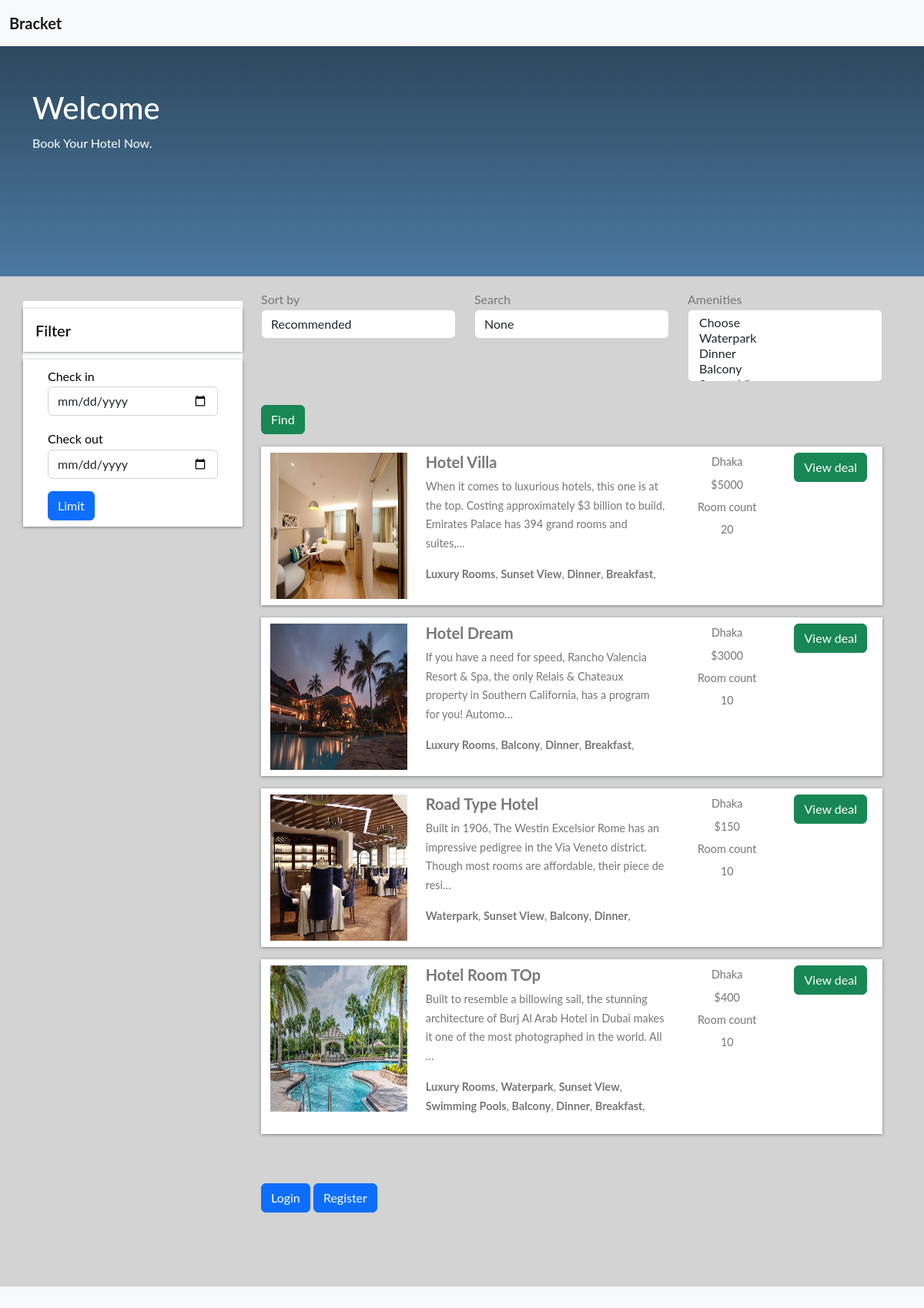
The page / on the database its author committed.
### home/models.py (models this page shows, shortened)
class BaseModel(models.Model):
    uid = models.UUIDField(default=uuid.uuid4   , editable=False , primary_key=True)
    created_at = models.DateField(auto_now_add=True)
    updated_at = models.DateField(auto_now_add=True)
    class Meta:
        abstract = True

class Hotel(BaseModel):
    hotel_name= models.CharField(max_length=100)
    hotel_price = models.IntegerField()
    description = models.TextField()
    amenities = models.ManyToManyField(Amenities)
    room_count = models.IntegerField(default=10)

class HotelImages(BaseModel):
    hotel= models.ForeignKey(Hotel ,related_name="images", on_delete=models.CASCADE)
    images = models.ImageField(upload_to="hotels")

class Amenities(BaseModel):
    amenity_name = models.CharField(max_length=100)

### home/views.py (the view)
# urls.py: path('', home , name='home'),
def home(request):
    amenities_objs = Amenities.objects.all()
    hotels_objs = Hotel.objects.all()
    sort_by = request.GET.get('sort_by')
    search = request.GET.get('search')
    amenities = request.GET.getlist('amenities')
    print(amenities)
    if sort_by:
        if sort_by == 'ASC':
            hotels_objs = hotels_objs.order_by('hotel_price')
        elif sort_by == 'DSC':
            hotels_objs = hotels_objs.order_by('-hotel_price')
    if search:
        hotels_objs = hotels_objs.filter(
            Q(hotel_name__icontains = search) |
            Q(description__icontains = search) )
    if len(amenities):
        hotels_objs = hotels_objs.filter(amenities__amenity_name__in = amenities).distinct()
    context = {'amenities_objs' : amenities_objs , 'hotels_objs' : hotels_objs , 'sort_by' : sort_by
    , 'search' : search , 'amenities' : amenities}
    return render(request , 'home.html' ,context)

### home/templates/home.html (shortened to what this page needs)
{% extends "base.html" %}
{%  block start %}
<section class="colorful jumbotron mb-0" role="banner">
    <nav class="navbar navbar-expand-lg justify-content-between navbar-dark" role="navigation">
        <div class="navbar-brand">
            <a href="index.html">
                <em>.</em>
            </a>
        </div>
    </nav>
    <div class="container hotels-container">
        <div class="row mt-2 justify-content-between">
            <div class="col-md-8 text-white align-self-center mb-2 p-4">
                <h1>Welcome</h1>
                <span class=""> Book Your Hotel Now.
                </span>
            </div>
        </div>
    </div>
</section>
<section class="search-container mb-5 pb-5">
    <div class="container">
        <div class="row">
            <div class="col-lg-3">
                <div class="row mt-2 justify-content-between">
                    <div class="filter-card">
                        <h5>Filter</h5>
                        <form action="#">
                            <div class="row form-group">
                                <div class="col-md-12">
                                    <label for="mintopay">Check in</label>
                                    <p>
                                        <input type="date" name="checkin" id="checkin" class="form-control">
                                    </p>
                                </div>
                                <div class="col-md-12">
                                    <label for="maxtopay">Check out</label>
                                    <p>
                                        <input type="date" name="checkout" id="checkout" class="form-control">
                                    </p>
                                </div>
                            </div>
                            <div class="row form-group">
                                <div class="col-md-12">
                                    <input type="submit" class="btn btn-primary btn-block" value="Limit">
                                </div>
                            </div>
                        </form>
                    </div>
                </div>
            </div>
            <div class="col-lg-9  px-4 mb-5">
                <form>
                <div class="row mt-3">
                    <div class="col-md-4">
                    <div class="form-inline">
                        <label class="" for="exampleFormControlSelect1">Sort by</label>
                        <select class="form-control" name="sort_by" id="exampleFormControlSelect1">
                            <option value="">Recommended</option>
                        </select>
                    </div>
                    </div>
                    <div class="col-md-4">
                        <div class="form-inline">
                            <label class="" for="exampleFormControlSelect1">Search</label>
                            <input name="search" class="form-control" value="{{search}}" placeholder="Search">
                        </div>
                    </div>
                    <div class="col-md-4">
                        <div class="form-inline">
                           <label class="" for="exampleFormControlSelect1">Amenities</label>
                            <select name="amenities" class="form-control" multiple>
                            <option value="">Choose</option>
                            {% for amenities_obj in amenities_objs %}
                            <option {% if amenities_obj.amenity_name in amenities  %} selected {%endif%}value="{{amenities_obj.amenity_name}}">{{amenities_obj.amenity_name}}</option>
                                {% endfor %}
                        </select>
                        </div>
                    </div>
                    <div class="col-md-4">
                            <button style="margin-top: 30px;" type="submit" class="btn btn-success">Find</button>
                        </div>
                </div>
                </form>
                {% for hotels_obj in hotels_objs %}
                <div class="row search-card-result">
                    <div class="col-md-3">
                    <a href="/hotel-detail/{{hotels_obj.uid}}">
                        <img class="img-fluid" src="/media/{{hotels_obj.images.first.images}}" alt="Card image cap">
                    </a></div>
                    <div class="col-md-5">
                        <h5>{{hotels_obj.hotel_name}}</h5>
                        <p>
                            {{hotels_obj.description|truncatechars:150}}
                        </p>
                        <p>
                            {%for amenitie in hotels_obj.amenities.all %}
                            <b>{{amenitie.amenity_name}}</b>,
                            {% endfor %}
                        </p>
                    </div>
                    <div class="col-md-2 border-left text-center more-offers">
                        <p>Dhaka</p>
                        <p>${{hotels_obj.hotel_price}}</p>
                        <p>Room count</p>
                        <p>{{hotels_obj.room_count}}</p>
                    </div>
                    <div class="col-md-2 border-left text-center more-offers">
                        <div class="btn btn-success">View deal </div>
                    </div>
                </div>
                {% endfor %}
                <a href="/login/" class="btn btn-primary mt-5 ">Login</a>
                <a href="/register/" class="btn btn-primary mt-5 ">Register</a>
            </div>
        </div>
    </div>
</section>
{% endblock %}

### home/templates/base.html (shortened to what this page needs)
<!doctype html>
<html lang="en">
  <head>
    <link href="https://cdn.jsdelivr.net/npm/bootstrap@5.2.0-beta1/dist/css/bootstrap.min.css" rel="stylesheet">
</head>
  <body class="bg-light">
<nav class="navbar fixed-top bg-light">
  <div class="container-fluid">
    <a class="navbar-brand" href="/"> <strong>Bracket</strong></a>
  </div>
</nav>
      {% block start %}
      {% endblock %}
  </body>
</html>

### home/templates/base.html (style rules this page uses)
body { font-family: "Lato", Arial, sans-serif; font-weight: 400; font-size: 16px; line-height: 1.7; background: #fff; color: #777; }
nav { margin-bottom: 1rem; }
nav a { color: white; -webkit-transition: 0.5s; -o-transition: 0.5s; transition: 0.5s; }
.colorful { background: #4b79a1; background: -webkit-linear-gradient(to bottom, #283e51, #4b79a1); background: linear-gradient(to bottom, #283e51, #4b79a1); border-radius: 0px; padding: 0px 0 1rem 0 !important; }
.hotels-container { padding: 0.5rem 0 7rem 0; }
.search-container { background: #d3d3d3; }
.search-card-result { box-shadow: 0px 1px 4px rgba(41, 51, 57, 0.5); margin: 1rem 0; padding: 0.5rem 0; background-color: #fff; }
.search-card-result img { height: 190px; }
.search-card-result h5 { font-style: 1.1rem; font-weight: 700; }
.search-card-result p { font-size: 0.9rem; }
.search-card-result .more-offers p { margin-bottom: 0.3rem; }
.filter-card { padding: 0; background: #fff; color: black; }
.filter-card h5 { margin: 10px 0; padding: 1rem; box-shadow: 0px 1px 4px rgba(41, 51, 57, 0.5); color: #000; }
.filter-card form { box-shadow: 0px 1px 4px rgba(41, 51, 57, 0.5); padding: 0.5rem 2rem; }

### rows shown on the page
Hotel: images.first.images (picture), hotel_name "Hotel Villa", description "When it comes to luxurious hotels, this one is at the top. Costing approximately $3 billion to build, Emirates Palace has 394 grand rooms and suites,…", hotel_price "5000", room_count "20"
Amenities: amenity_name "Luxury Rooms"
Amenities: amenity_name "Sunset View"
Amenities: amenity_name "Dinner"
Amenities: amenity_name "Breakfast"
Hotel: images.first.images (picture), hotel_name "Hotel Dream", description "If you have a need for speed, Rancho Valencia Resort & Spa, the only Relais & Chateaux property in Southern California, has a program for you! Automo…", hotel_price "3000", room_count "10"
Amenities: amenity_name "Balcony"
Hotel: images.first.images (picture), hotel_name "Road Type Hotel", description "Built in 1906, The Westin Excelsior Rome has an impressive pedigree in the Via Veneto district. Though most rooms are affordable, their piece de resi…", hotel_price "150", room_count "10"
Amenities: amenity_name "Waterpark"
Hotel: images.first.images (picture), hotel_name "Hotel Room TOp", description "Built to resemble a billowing sail, the stunning architecture of Burj Al Arab Hotel in Dubai makes it one of the most photographed in the world. All …", hotel_price "400", room_count "10"
Amenities: amenity_name "Swimming Pools"
